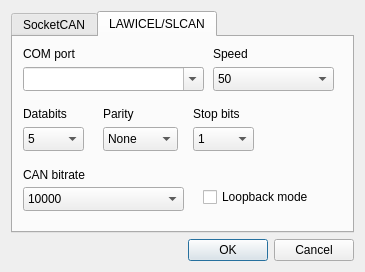
<?xml version="1.0" encoding="UTF-8"?>
<ui version="4.0">
 <class>ConnectDialog</class>
 <widget class="QDialog" name="ConnectDialog">
  <property name="geometry">
   <rect>
    <x>0</x>
    <y>0</y>
    <width>365</width>
    <height>272</height>
   </rect>
  </property>
  <property name="windowTitle">
   <string>Connect</string>
  </property>
  <layout class="QVBoxLayout" name="verticalLayout">
   <item>
    <widget class="QTabWidget" name="tabWidget">
     <property name="currentIndex">
      <number>1</number>
     </property>
     <widget class="QWidget" name="tab">
      <attribute name="title">
       <string>SocketCAN</string>
      </attribute>
      <widget class="QLabel" name="label">
       <property name="geometry">
        <rect>
         <x>10</x>
         <y>10</y>
         <width>71</width>
         <height>16</height>
        </rect>
       </property>
       <property name="sizePolicy">
        <sizepolicy hsizetype="Preferred" vsizetype="Preferred">
         <horstretch>0</horstretch>
         <verstretch>0</verstretch>
        </sizepolicy>
       </property>
       <property name="text">
        <string>CAN device</string>
       </property>
      </widget>
      <widget class="QLineEdit" name="lineEdit_SocketCAN_device">
       <property name="geometry">
        <rect>
         <x>10</x>
         <y>30</y>
         <width>321</width>
         <height>24</height>
        </rect>
       </property>
      </widget>
     </widget>
     <widget class="QWidget" name="tab_2">
      <attribute name="title">
       <string>LAWICEL/SLCAN</string>
      </attribute>
      <widget class="QLabel" name="label_2">
       <property name="geometry">
        <rect>
         <x>10</x>
         <y>10</y>
         <width>57</width>
         <height>14</height>
        </rect>
       </property>
       <property name="text">
        <string>COM port</string>
       </property>
      </widget>
      <widget class="QComboBox" name="comboBox_COM_port">
       <property name="geometry">
        <rect>
         <x>10</x>
         <y>30</y>
         <width>181</width>
         <height>24</height>
        </rect>
       </property>
       <property name="editable">
        <bool>true</bool>
       </property>
      </widget>
      <widget class="QLabel" name="label_3">
       <property name="geometry">
        <rect>
         <x>200</x>
         <y>10</y>
         <width>57</width>
         <height>14</height>
        </rect>
       </property>
       <property name="text">
        <string>Speed</string>
       </property>
      </widget>
      <widget class="QComboBox" name="comboBox_speed">
       <property name="geometry">
        <rect>
         <x>200</x>
         <y>30</y>
         <width>121</width>
         <height>24</height>
        </rect>
       </property>
       <property name="editable">
        <bool>false</bool>
       </property>
       <item>
        <property name="text">
         <string>50</string>
        </property>
       </item>
       <item>
        <property name="text">
         <string>75</string>
        </property>
       </item>
       <item>
        <property name="text">
         <string>110</string>
        </property>
       </item>
       <item>
        <property name="text">
         <string>134</string>
        </property>
       </item>
       <item>
        <property name="text">
         <string>150</string>
        </property>
       </item>
       <item>
        <property name="text">
         <string>200</string>
        </property>
       </item>
       <item>
        <property name="text">
         <string>300</string>
        </property>
       </item>
       <item>
        <property name="text">
         <string>600</string>
        </property>
       </item>
       <item>
        <property name="text">
         <string>1200</string>
        </property>
       </item>
       <item>
        <property name="text">
         <string>1800</string>
        </property>
       </item>
       <item>
        <property name="text">
         <string>2400</string>
        </property>
       </item>
       <item>
        <property name="text">
         <string>4800</string>
        </property>
       </item>
       <item>
        <property name="text">
         <string>9600</string>
        </property>
       </item>
       <item>
        <property name="text">
         <string>19200</string>
        </property>
       </item>
       <item>
        <property name="text">
         <string>38400</string>
        </property>
       </item>
       <item>
        <property name="text">
         <string>57600</string>
        </property>
       </item>
       <item>
        <property name="text">
         <string>115200</string>
        </property>
       </item>
       <item>
        <property name="text">
         <string>230400</string>
        </property>
       </item>
       <item>
        <property name="text">
         <string>460800</string>
        </property>
       </item>
       <item>
        <property name="text">
         <string>500000</string>
        </property>
       </item>
       <item>
        <property name="text">
         <string>576000</string>
        </property>
       </item>
       <item>
        <property name="text">
         <string>921600</string>
        </property>
       </item>
       <item>
        <property name="text">
         <string>1000000</string>
        </property>
       </item>
       <item>
        <property name="text">
         <string>1152000</string>
        </property>
       </item>
       <item>
        <property name="text">
         <string>1500000</string>
        </property>
       </item>
       <item>
        <property name="text">
         <string>2000000</string>
        </property>
       </item>
       <item>
        <property name="text">
         <string>2500000</string>
        </property>
       </item>
       <item>
        <property name="text">
         <string>3000000</string>
        </property>
       </item>
       <item>
        <property name="text">
         <string>3500000</string>
        </property>
       </item>
       <item>
        <property name="text">
         <string>4000000</string>
        </property>
       </item>
      </widget>
      <widget class="QLabel" name="label_4">
       <property name="geometry">
        <rect>
         <x>10</x>
         <y>70</y>
         <width>57</width>
         <height>14</height>
        </rect>
       </property>
       <property name="text">
        <string>Databits</string>
       </property>
      </widget>
      <widget class="QLabel" name="label_5">
       <property name="geometry">
        <rect>
         <x>180</x>
         <y>70</y>
         <width>57</width>
         <height>14</height>
        </rect>
       </property>
       <property name="text">
        <string>Stop bits</string>
       </property>
      </widget>
      <widget class="QLabel" name="label_6">
       <property name="geometry">
        <rect>
         <x>90</x>
         <y>70</y>
         <width>57</width>
         <height>14</height>
        </rect>
       </property>
       <property name="text">
        <string>Parity</string>
       </property>
      </widget>
      <widget class="QComboBox" name="comboBox_Parity">
       <property name="geometry">
        <rect>
         <x>90</x>
         <y>90</y>
         <width>75</width>
         <height>24</height>
        </rect>
       </property>
       <item>
        <property name="text">
         <string>None</string>
        </property>
       </item>
       <item>
        <property name="text">
         <string>Odd</string>
        </property>
       </item>
       <item>
        <property name="text">
         <string>Even</string>
        </property>
       </item>
      </widget>
      <widget class="QLabel" name="label_7">
       <property name="geometry">
        <rect>
         <x>10</x>
         <y>130</y>
         <width>81</width>
         <height>16</height>
        </rect>
       </property>
       <property name="text">
        <string>CAN bitrate</string>
       </property>
      </widget>
      <widget class="QComboBox" name="comboBox_CAN_Bitrate">
       <property name="geometry">
        <rect>
         <x>10</x>
         <y>150</y>
         <width>161</width>
         <height>24</height>
        </rect>
       </property>
       <item>
        <property name="text">
         <string>10000</string>
        </property>
       </item>
       <item>
        <property name="text">
         <string>20000</string>
        </property>
       </item>
       <item>
        <property name="text">
         <string>50000</string>
        </property>
       </item>
       <item>
        <property name="text">
         <string>100000</string>
        </property>
       </item>
       <item>
        <property name="text">
         <string>125000</string>
        </property>
       </item>
       <item>
        <property name="text">
         <string>250000</string>
        </property>
       </item>
       <item>
        <property name="text">
         <string>500000</string>
        </property>
       </item>
       <item>
        <property name="text">
         <string>800000</string>
        </property>
       </item>
       <item>
        <property name="text">
         <string>1000000</string>
        </property>
       </item>
      </widget>
      <widget class="QComboBox" name="comboBox_Data_Bits">
       <property name="geometry">
        <rect>
         <x>10</x>
         <y>90</y>
         <width>61</width>
         <height>24</height>
        </rect>
       </property>
       <item>
        <property name="text">
         <string>5</string>
        </property>
       </item>
       <item>
        <property name="text">
         <string>6</string>
        </property>
       </item>
       <item>
        <property name="text">
         <string>7</string>
        </property>
       </item>
       <item>
        <property name="text">
         <string>8</string>
        </property>
       </item>
      </widget>
      <widget class="QComboBox" name="comboBox_StopBits">
       <property name="geometry">
        <rect>
         <x>180</x>
         <y>90</y>
         <width>61</width>
         <height>24</height>
        </rect>
       </property>
       <item>
        <property name="text">
         <string>1</string>
        </property>
       </item>
       <item>
        <property name="text">
         <string>2</string>
        </property>
       </item>
      </widget>
      <widget class="QCheckBox" name="checkBox_LoopBack">
       <property name="geometry">
        <rect>
         <x>190</x>
         <y>150</y>
         <width>121</width>
         <height>20</height>
        </rect>
       </property>
       <property name="text">
        <string>Loopback mode</string>
       </property>
      </widget>
     </widget>
    </widget>
   </item>
   <item>
    <layout class="QGridLayout" name="gridLayout">
     <item row="0" column="0">
      <widget class="QDialogButtonBox" name="buttonBox">
       <property name="standardButtons">
        <set>QDialogButtonBox::Cancel|QDialogButtonBox::Ok</set>
       </property>
      </widget>
     </item>
    </layout>
   </item>
  </layout>
 </widget>
 <tabstops>
  <tabstop>tabWidget</tabstop>
  <tabstop>comboBox_COM_port</tabstop>
  <tabstop>comboBox_speed</tabstop>
  <tabstop>comboBox_Parity</tabstop>
  <tabstop>lineEdit_SocketCAN_device</tabstop>
  <tabstop>buttonBox</tabstop>
 </tabstops>
 <resources/>
 <connections/>
</ui>
